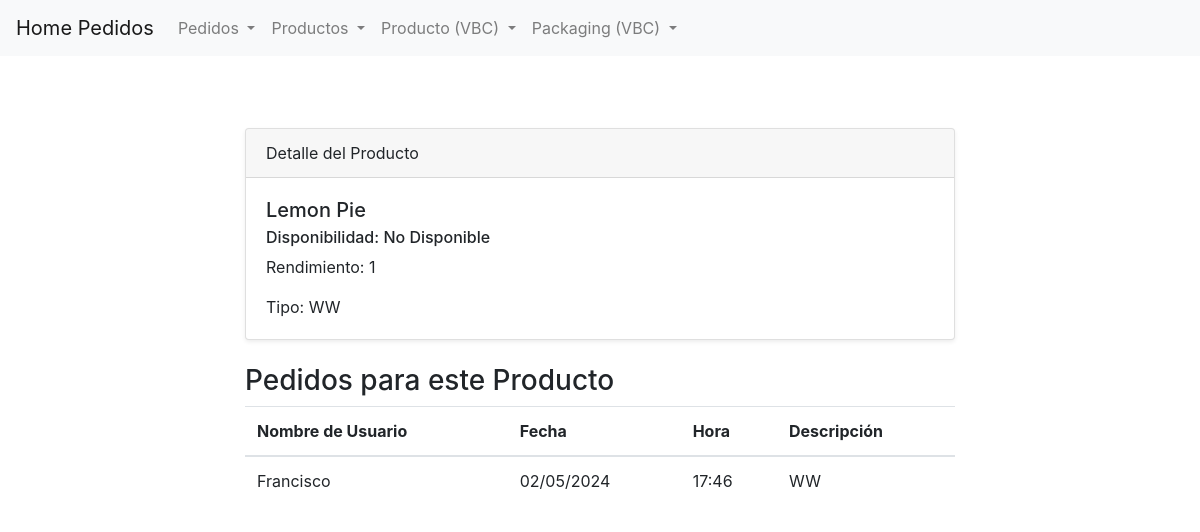
The app's page /pedidos/detail-producto/7, older data.
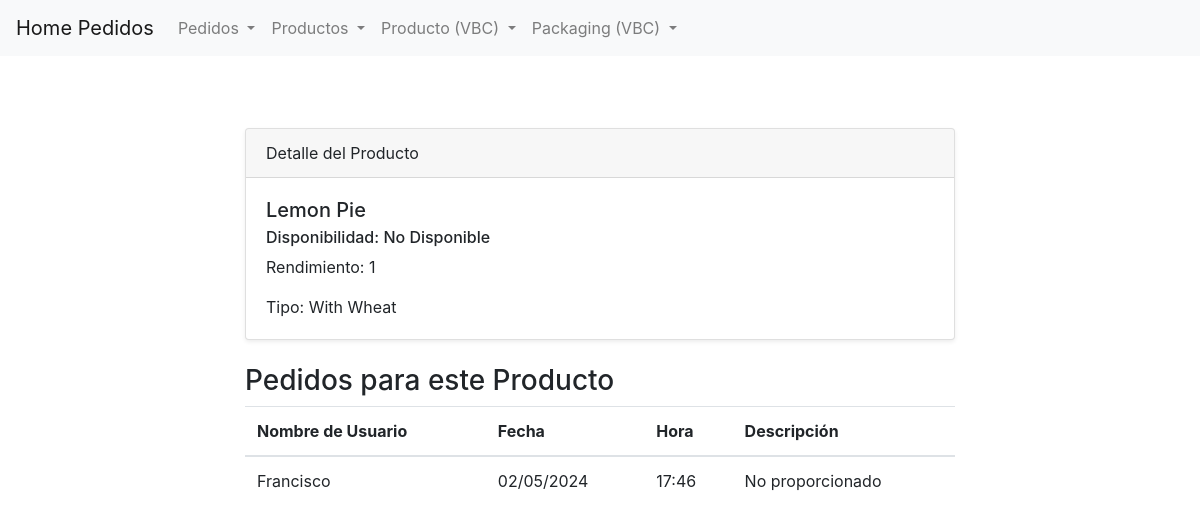
The same page, newer data.
### pedidos/models.py (models this page shows, shortened)
class Producto(models.Model):
    class Tipo(models.TextChoices):
        LIBRE_DE_GLUTEN = 'Gluten Free' , 'Gluten Free'
        VEGANO = 'Vegan' , 'Vegan'
        CONTIENE_TRIGO = 'With Wheat' , 'With Wheat'
        LIBRE_DE_AZUCAR = 'Sugar Free' , 'Sugar Free'
    nombre = models.CharField(max_length=100)
    disponible = models.BooleanField(default=True)
    rendimiento = models.IntegerField()
    tipo = models.CharField(
            max_length=50,
            choices=Tipo.choices,
            default=Tipo.CONTIENE_TRIGO,
    )
    descripcion = models.TextField(blank=True, null=True)

class Pedido(models.Model):
    nombre_de_usuario = models.ForeignKey(User, null=True, on_delete=models.SET_NULL, related_name="usuarios")
    producto = models.ForeignKey(Producto, on_delete=models.CASCADE, related_name="pedidos")
    fecha = models.DateField(default=timezone.now)
    hora = models.TimeField(default=timezone.now)
    descripcion = models.TextField(blank=True, null=True)

### pedidos/views.py (the view)
# urls.py: path("detail-producto/<producto_id>", detail_producto_view, name="producto-detail"),
def detail_producto_view(request, producto_id):
    producto = Producto.objects.get(id=producto_id)
    contexto_dict = {"producto": producto}
    return render(request, "pedidos/detail-producto.html", contexto_dict)

### pedidos/templates/pedidos/detail-producto.html (shortened to what this page needs)
{% extends 'pedidos/base.html' %}
{% block content %}
<section class="py-5">
    <div class="container">
        <div class="row">
            <div class="col-lg-8 mx-auto">
                <div class="card shadow-sm">
                    <div class="card-header">
                        Detalle del Producto
                    </div>
                    <div class="card-body">
                        <h5 class="card-title">{{ producto.nombre }}</h5>
                        {% if Producto.disponible %}
                        <h6 class="card-subtitle mb-2">Disponibilidad: Disponible</h6>
                        {% else %}
                        <h6 class="card-subtitle mb-2">Disponibilidad: No Disponible</h6>
                        {% endif %}
                        <p class="card-text">Rendimiento: {{ producto.rendimiento }}</p>
                        <p class="card-text">Tipo: {{ producto.tipo | default:"No proporcionado" }}</p>
                    </div>
                </div>
                <div class="mt-4">
                    <h3>Pedidos para este Producto</h3>
                    <table class="table">
                        <thead>
                            <tr>
                                <th scope="col">Nombre de Usuario</th>
                                <th scope="col">Fecha</th>
                                <th scope="col">Hora</th>
                                <th scope="col">Descripción</th>
                            </tr>
                        </thead>
                        <tbody>
                            {% for pedido in producto.pedidos.all %}
                            <tr>
                                <td>{{ pedido.nombre_de_usuario }}</td>
                                <td>{{ pedido.fecha | date:"d/m/Y" }}</td>
                                <td>{{ pedido.hora | date:"H:i" }}</td>
                                <td>{{ pedido.descripcion | default:"No proporcionado" }}</td>
                            </tr>
                            {% empty %}
                            <tr>
                                <td colspan="5">No hay pedidos para este producto.</td>
                            </tr>
                            {% endfor %}
                        </tbody>
                    </table>
                </div>
            </div>
        </div>
    </div>
</section>
{% endblock %}

Row changes from the older to the newer data that the page shows:
changed Producto "Lemon Pie": tipo "WW" → "With Wheat"
changed Pedido "Francisco": descripcion "WW" → "No proporcionado"
